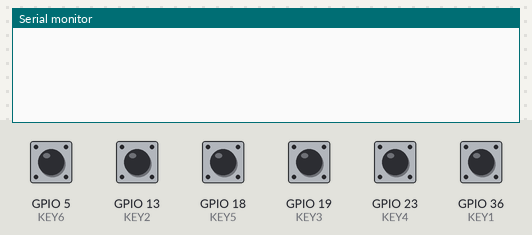
Recording of a sketch running on a simulated ESP32. On the bench: the last lines printed to the serial monitor. The test bench sets the inputs (shaded band); at power-on: GPIO 5 (KEY6), GPIO 13 (KEY2), GPIO 18 (KEY5), GPIO 19 (KEY3), GPIO 23 (KEY4), GPIO 36 (KEY1) HIGH.

Above: at 1.2 s.
1.3 s: GPIO 5 (KEY6) pulled LOW for 0.25 s
At 2.5 s:
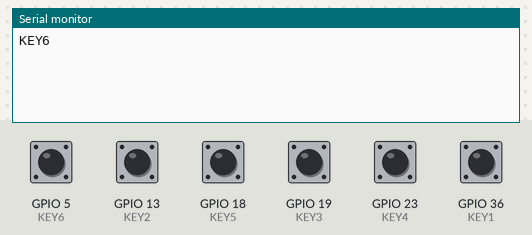
3.0 s: GPIO 13 (KEY2) pulled LOW for 0.25 s
At 3.8 s:
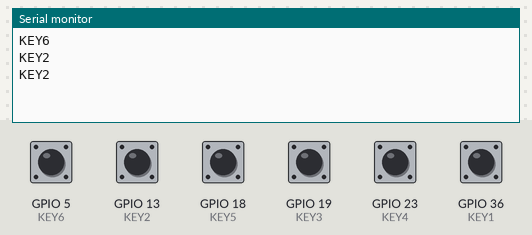
4.7 s: GPIO 18 (KEY5) pulled LOW for 0.25 s
At 6.0 s:
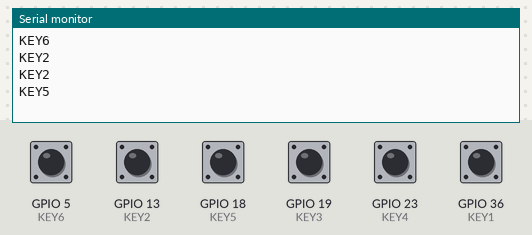
6.4 s: GPIO 19 (KEY3) pulled LOW for 0.25 s
At 7.7 s:
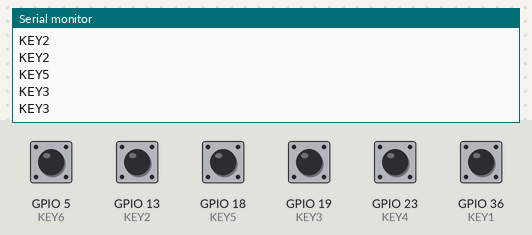
8.1 s: GPIO 23 (KEY4) pulled LOW for 0.25 s
At 8.9 s:
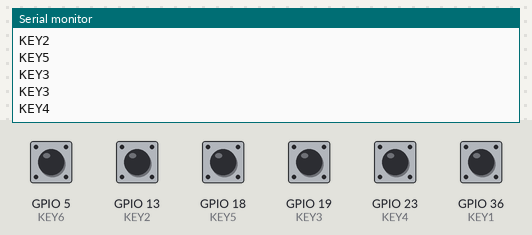
9.8 s: GPIO 36 (KEY1) pulled LOW for 0.25 s
At 10.3 s:
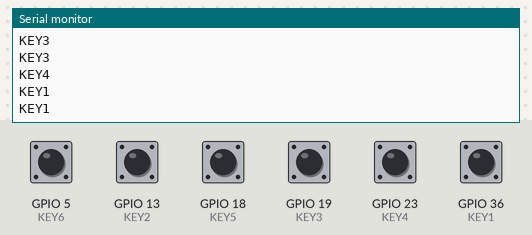
Timing chart, 0 to 12.5 s (numbered marks = the images above; inputs shaded):
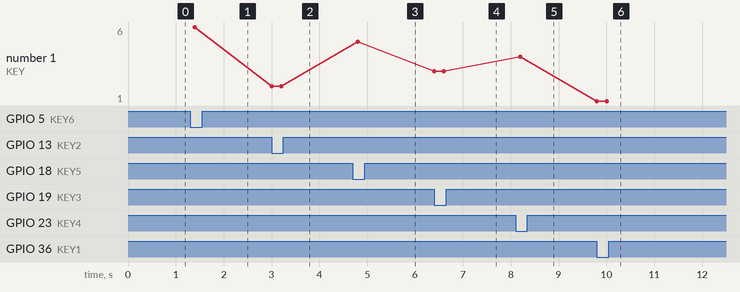

Measured:
- after the input at 1.3 s, the serial monitor: prints a new line after 0.10 s (image 1)
- after the input at 3.0 s, the serial monitor: prints a new line at once (image 2)
- after the input at 4.7 s, the serial monitor: prints a new line after 0.10 s (image 3)
- after the input at 6.4 s, the serial monitor: prints a new line at once (image 4)
- after the input at 8.1 s, the serial monitor: prints a new line after 0.10 s (image 5)
- after the input at 9.8 s, the serial monitor: prints a new line at once (image 6)
- plotted number 1: 6 → 2 after the input at 3.0 s, 2 → 5 after the input at 4.7 s, 5 → 3 after the input at 6.4 s, 3 → 4 after the input at 8.1 s, 4 → 1 after the input at 9.8 s

The sketch:

ESP32_Audio_Dev_keys.ino
```cpp
#define KEY1 36
#define KEY2 13
#define KEY3 19
#define KEY4 23
#define KEY5 18
#define KEY6 5

void setup()
{
  Serial.begin(115200);
  pinMode(KEY1, INPUT_PULLUP);
  pinMode(KEY2, INPUT_PULLUP);
  pinMode(KEY3, INPUT_PULLUP);
  pinMode(KEY4, INPUT_PULLUP);
  pinMode(KEY5, INPUT_PULLUP);
  pinMode(KEY6, INPUT_PULLUP);
}

void loop()
{
  if (!digitalRead(KEY1))
  {
    Serial.println("KEY1");
  }
  if (!digitalRead(KEY2))
  {
    Serial.println("KEY2");
  }
  if (!digitalRead(KEY3))
  {
    Serial.println("KEY3");
  }
  if (!digitalRead(KEY4))
  {
    Serial.println("KEY4");
  }
  if (!digitalRead(KEY5))
  {
    Serial.println("KEY5");
  }
  if (!digitalRead(KEY6))
  {
    Serial.println("KEY6");
  }
  delay(200); // debounce
}
```
